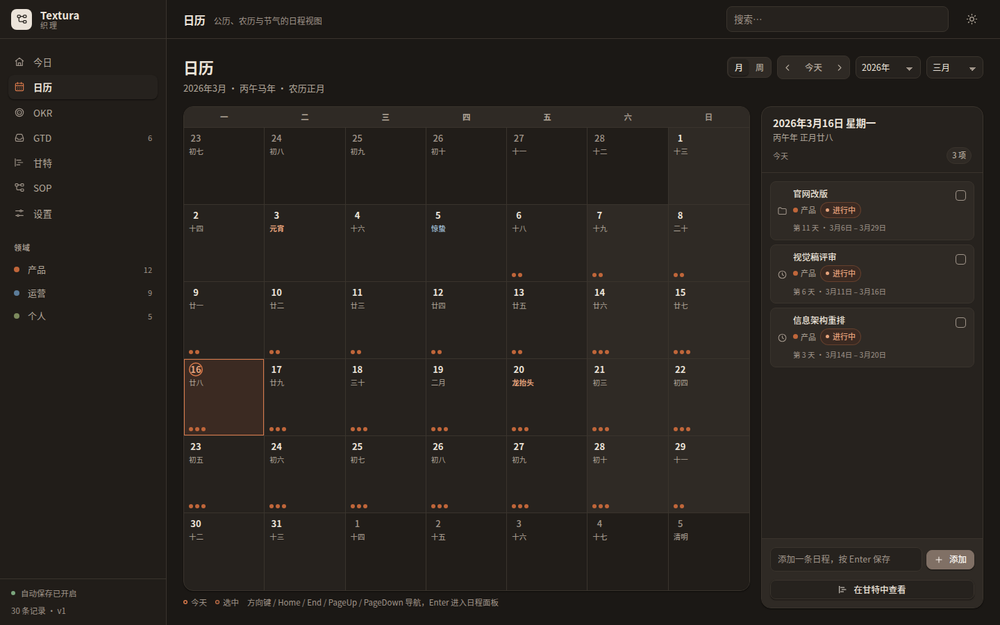
#> input picture cangjie/tools/parity/ref/calendar-dark.png, 1000 x 625 px, shrunk from 1440 x 900 before the run
$ python diff.py ref ref
#> lines starting #> are read from the running program, lines starting #| are printed output that depends on the picture
#!/usr/bin/env python3
"""Pixel/structure diff for the Cangjie parity pipeline.

Accepts two PNGs or two directories of PNGs (paired by filename). For every pair
it prints:

  * different-pixel ratio (any channel changed)
  * mean / max ΔRGB (ΔRGB = max channel absolute difference)
  * block SSIM on grayscale (8x8 windows, no scikit-image dependency)
  * pass/fail against the frozen tolerance

and writes `<name>-side.png` (reference | CUI) plus `<name>-diff.png`
(dimmed reference with amplified red differences).

Tolerance (override with flags):
  ΔRGB <= 32 for at least 98% of pixels  AND  SSIM >= 0.95

Exit status: 0 only when every pair passes. Requires Pillow + numpy.
"""
from __future__ import annotations

import argparse
import json
import sys
from pathlib import Path

import numpy as np
from PIL import Image

C1 = (0.01 * 255) ** 2
C2 = (0.03 * 255) ** 2


def load_rgb(path: Path) -> np.ndarray:
    with Image.open(path) as image:
        return np.asarray(image.convert("RGB"), dtype=np.uint8)


def block_ssim(reference: np.ndarray, candidate: np.ndarray, block: int = 8) -> float:
    """Mean 8x8 block SSIM (global statistics per block, grayscale)."""
    ref = reference.astype(np.float64).mean(axis=2)
    out = candidate.astype(np.float64).mean(axis=2)
    height, width = ref.shape
    h = (height // block) * block
    w = (width // block) * block
    if h == 0 or w == 0:
        return 0.0
    ref = ref[:h, :w].reshape(h // block, block, w // block, block)
    out = out[:h, :w].reshape(h // block, block, w // block, block)
    ref_mean = ref.mean(axis=(1, 3))
    out_mean = out.mean(axis=(1, 3))
    ref_var = ref.var(axis=(1, 3))
    out_var = out.var(axis=(1, 3))
    covariance = ((ref - ref_mean[:, None, :, None]) * (out - out_mean[:, None, :, None])).mean(axis=(1, 3))
    numerator = (2 * ref_mean * out_mean + C1) * (2 * covariance + C2)
    denominator = (ref_mean**2 + out_mean**2 + C1) * (ref_var + out_var + C2)
    return float((numerator / denominator).mean())


def diff_pair(reference_path: Path, candidate_path: Path, report_dir: Path, args: argparse.Namespace) -> dict:
    reference = load_rgb(reference_path)
#> in load_rgb, image is the input picture: PIL image 1000x625 RGB; mean R, G, B 39.1, 34.7, 30.4
    candidate = load_rgb(candidate_path)
    if reference.shape != candidate.shape:
        raise SystemExit(
            f"size mismatch for {reference_path.name}: {reference.shape[1]}x{reference.shape[0]} "
            f"vs {candidate.shape[1]}x{candidate.shape[0]}"
        )
    delta = np.abs(reference.astype(np.int16) - candidate.astype(np.int16)).max(axis=2)
    total = delta.size
    different = int(np.count_nonzero(delta > 0))
    within = int(np.count_nonzero(delta <= args.max_delta))
    mean_delta = float(delta.mean())
    max_delta = int(delta.max())
    ssim = block_ssim(reference, candidate)
    pass_ratio = within / total
    passed = pass_ratio >= args.min_pass_ratio and ssim >= args.min_ssim

    report_dir.mkdir(parents=True, exist_ok=True)
    stem = reference_path.stem
    side = Image.new("RGB", (reference.shape[1] * 2, reference.shape[0]))
    side.paste(Image.fromarray(reference), (0, 0))
    side.paste(Image.fromarray(candidate), (reference.shape[1], 0))
    side.save(report_dir / f"{stem}-side.png")
    heat = (reference.astype(np.float64) * 0.25).astype(np.uint8)
    heat[..., 0] = np.clip(heat[..., 0].astype(np.int16) + delta * 3, 0, 255).astype(np.uint8)
    heat[..., 1] = np.clip(heat[..., 1].astype(np.int16), 0, 255).astype(np.uint8)
    heat[..., 2] = np.clip(heat[..., 2].astype(np.int16), 0, 255).astype(np.uint8)
    Image.fromarray(heat).save(report_dir / f"{stem}-diff.png")

    result = {
        "reference": str(reference_path),
        "candidate": str(candidate_path),
        "width": int(reference.shape[1]),
        "height": int(reference.shape[0]),
        "pixels": total,
        "different_pixels": different,
        "different_ratio": different / total,
        "mean_delta_rgb": mean_delta,
        "max_delta_rgb": max_delta,
        "within_tolerance_ratio": pass_ratio,
        "ssim": ssim,
        "passed": passed,
        "side_by_side": str(report_dir / f"{stem}-side.png"),
        "diff_heatmap": str(report_dir / f"{stem}-diff.png"),
    }
    print(
        f"{reference_path.name}: {100 * different / total:6.2f}% pixels differ | "
        f"ΔRGB mean={mean_delta:5.2f} max={max_delta:3d} | "
        f"≤{args.max_delta}: {100 * pass_ratio:6.2f}% | SSIM={ssim:.4f} | "
        f"{'PASS' if passed else 'FAIL'}"
    )
    return result


def resolve_pairs(reference: Path, candidate: Path, theme: str | None = None) -> list[tuple[Path, Path]]:
    if reference.is_dir() and candidate.is_dir():
        names = sorted(
            p.name
            for p in reference.glob("*.png")
            if (candidate / p.name).exists() and (theme is None or p.name.endswith(f"-{theme}.png"))
        )
        if not names:
            raise SystemExit(f"no matching PNG filenames in {reference} and {candidate}")
        return [(reference / name, candidate / name) for name in names]
    if reference.is_file() and candidate.is_file():
        return [(reference, candidate)]
    raise SystemExit("REF and OUT must both be files or both be directories")


def main() -> int:
    parser = argparse.ArgumentParser(description="Cangjie parity pixel/structure diff")
    parser.add_argument("reference", type=Path, help="reference PNG or directory")
    parser.add_argument("candidate", type=Path, help="candidate PNG or directory")
    parser.add_argument("--report-dir", type=Path, default=Path(__file__).resolve().parent / "out" / "diffs")
    parser.add_argument("--max-delta", type=int, default=32, help="per-pixel ΔRGB tolerance (0..255)")
    parser.add_argument("--min-pass-ratio", type=float, default=0.98, help="fraction of pixels within tolerance")
    parser.add_argument("--min-ssim", type=float, default=0.95, help="minimum block SSIM")
    parser.add_argument("--theme", choices=("light", "dark"), default=None, help="only pair *-<theme>.png files")
    parser.add_argument("--json", type=Path, default=None, help="optional JSON report path")
    args = parser.parse_args()

    results = [diff_pair(ref, out, args.report_dir, args) for ref, out in resolve_pairs(args.reference, args.candidate, args.theme)]
#> in diff_pair, `delta = np.abs(reference.astype(np.int16) - candidate.astype(np.int16)..`: delta: shape (625, 1000) int16; every value is 0
#> in diff_pair, `different = int(np.count_nonzero(delta > 0))`: different = 0
#> in diff_pair, `within = int(np.count_nonzero(delta <= args.max_delta))`: within = 625000
#> in diff_pair, `mean_delta = float(delta.mean())`: mean_delta = 0
#> in block_ssim, `numerator = (2 * ref_mean * out_mean + C1) * (2 * covariance + C2)`:
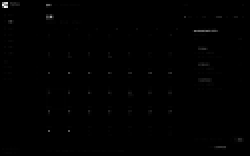
#> numerator: shape (78, 125) float64 (shown 2 times larger); min 67309.7, max 902735246.7, mean 3430547.6; drawn with min black and max white
#> in diff_pair, `ssim = block_ssim(reference, candidate)`: ssim = 1
#> in diff_pair, `passed = pass_ratio >= args.min_pass_ratio and ssim >= args.min_ssim`: passed = True
#> in diff_pair, `side = Image.new("RGB", (reference.shape[1] * 2, reference.shape[0]))`: side: PIL image 2000x625 RGB; every value is 0
#> in diff_pair, `side.paste(Image.fromarray(candidate), (reference.shape[1], 0))`:
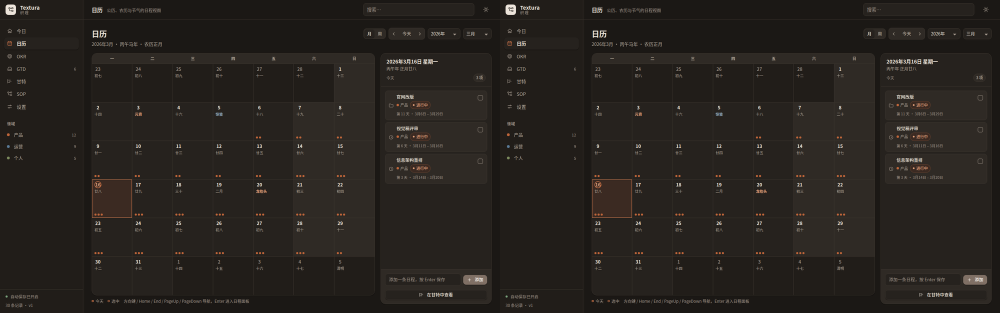
#> side: PIL image 2000x625 RGB (shown at 1/2 size); mean R, G, B 39.1, 34.7, 30.4
#| calendar-dark.png:   0.00% pixels differ | ΔRGB mean= 0.00 max=  0 | ≤32: 100.00% | SSIM=1.0000 | PASS
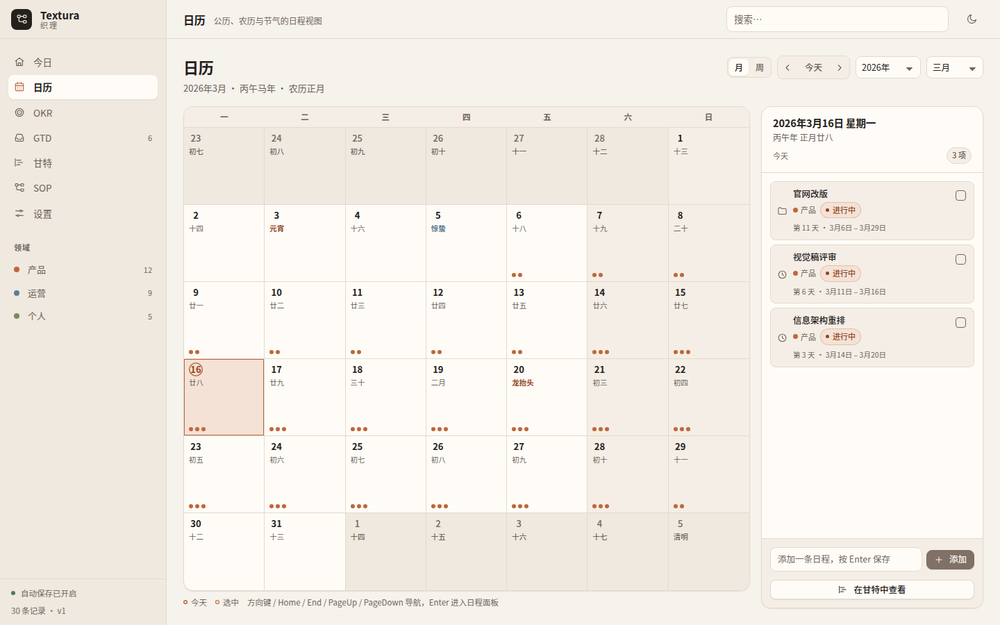
#> input picture cangjie/tools/parity/ref/calendar-light.png, 1000 x 625 px, shrunk from 1440 x 900 before the run
#> in load_rgb, image is the input picture: PIL image 1000x625 RGB; mean R, G, B 243.9, 238.9, 231.8
#> call 2 of block_ssim, with block = 8
#> in block_ssim (call 2), `numerator = (2 * ref_mean * out_mean + C1) * (2 * covariance + C2)`:
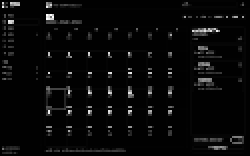
#> numerator: shape (78, 125) float64 (shown 2 times larger); min 1797790.5, max 958762750.8, mean 37276473.2; drawn with min black and max white
#> in diff_pair (call 2), `side.paste(Image.fromarray(reference), (0, 0))`:
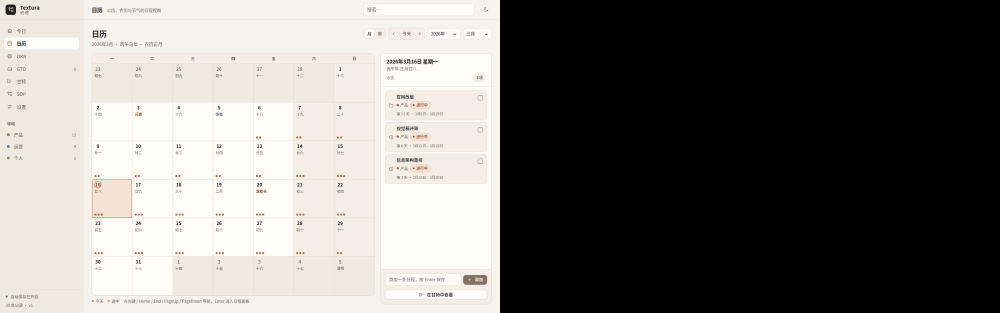
#> side: PIL image 2000x625 RGB (shown at 1/2 size); mean R, G, B 122, 119.5, 115.9
#> in diff_pair (call 2), `side.paste(Image.fromarray(candidate), (reference.shape[1], 0))`:
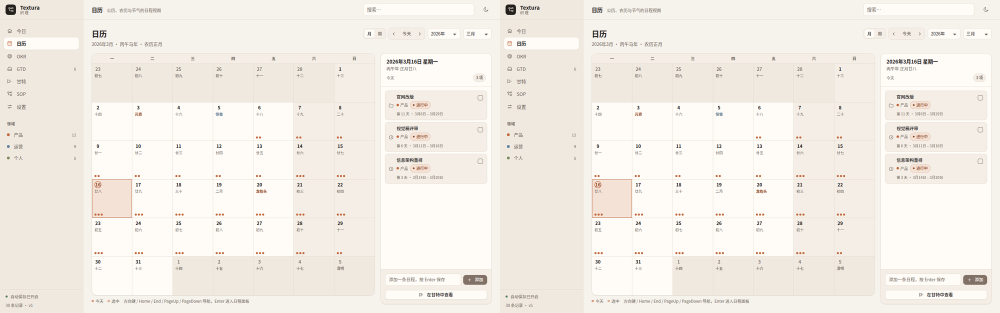
#> side: PIL image 2000x625 RGB (shown at 1/2 size); mean R, G, B 243.9, 238.9, 231.8
#> in diff_pair (call 2), `heat = (reference.astype(np.float64) * 0.25).astype(np.uint8)`:
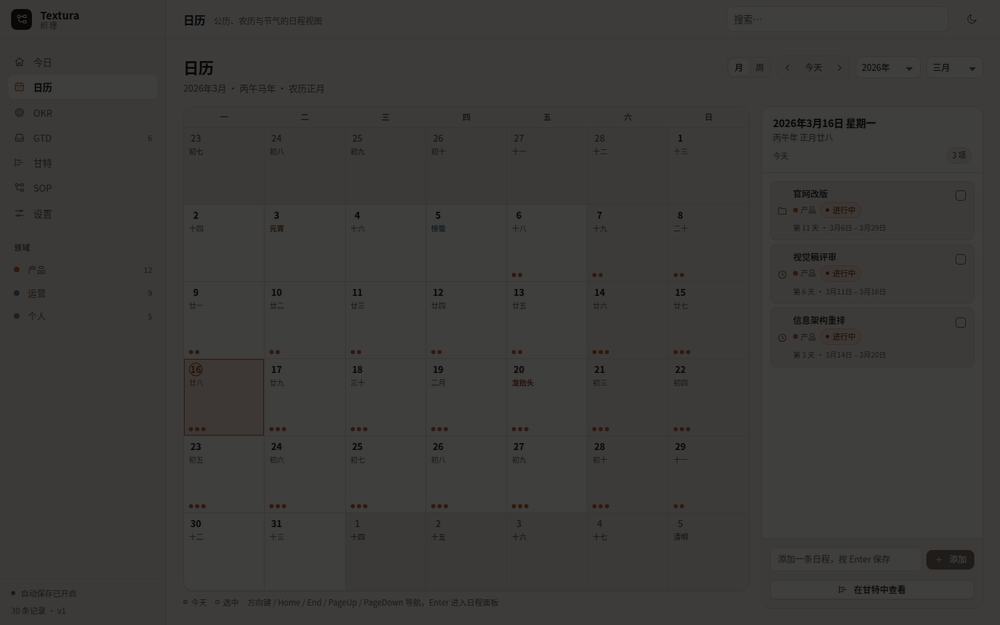
#> heat: shape (625, 1000, 3); mean R, G, B 60.4, 59.4, 57.6
#| calendar-light.png:   0.00% pixels differ | ΔRGB mean= 0.00 max=  0 | ≤32: 100.00% | SSIM=1.0000 | PASS
#> results = 2 items
    failed = [result for result in results if not result["passed"]]
#> failed = []
    print(
        f"summary: {len(results) - len(failed)}/{len(results)} pairs pass "
        f"(ΔRGB≤{args.max_delta} ≥{100 * args.min_pass_ratio:.0f}%, SSIM≥{args.min_ssim})"
    )
#| summary: 2/2 pairs pass (ΔRGB≤32 ≥98%, SSIM≥0.95)
    if args.json:
        args.json.parent.mkdir(parents=True, exist_ok=True)
        args.json.write_text(json.dumps({"tolerance": {
            "max_delta_rgb": args.max_delta,
            "min_within_tolerance_ratio": args.min_pass_ratio,
            "min_ssim": args.min_ssim,
        }, "pairs": results}, indent=2) + "\n", encoding="utf-8")
    return 1 if failed else 0


if __name__ == "__main__":
    sys.exit(main())
#> (the program exits here)
